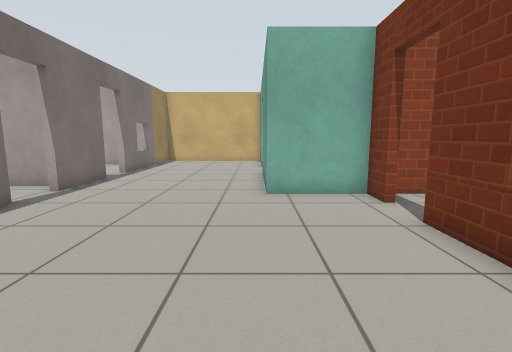
[1] (above)

22 first-person views from a walk through a Gazebo world. The camera is 0.9 m above the floor, tilts 8° down and sees 85° across. The floor is counted in squares, 0.5 m on a side. Each view is taken from the middle of a square. On the plan, view 1 faces up. The plan holds only what a view shows up to about 15 squares ahead; the rest is blank. Robots are left out. Simple patterns stand in for the simulator's built-in surfaces.

[2]
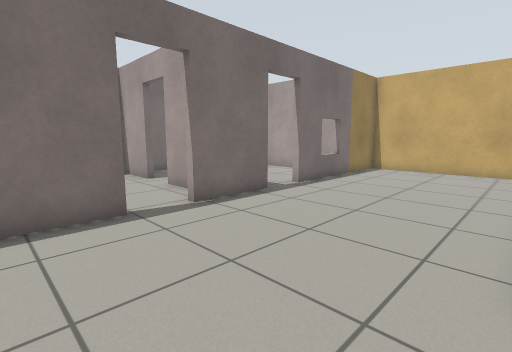

[3]
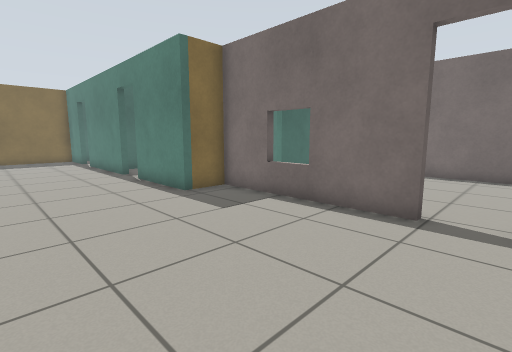

[4]
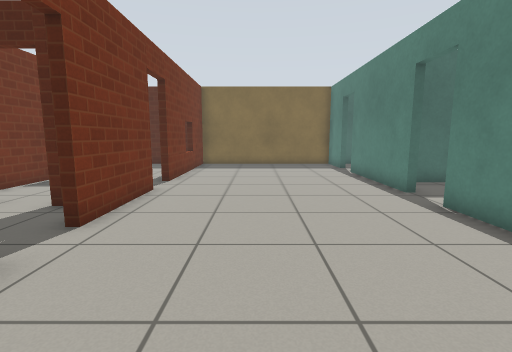

[5]
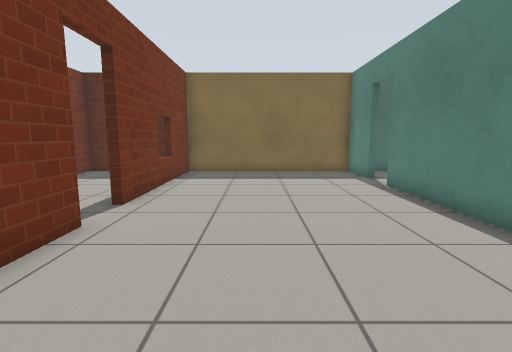

[6]
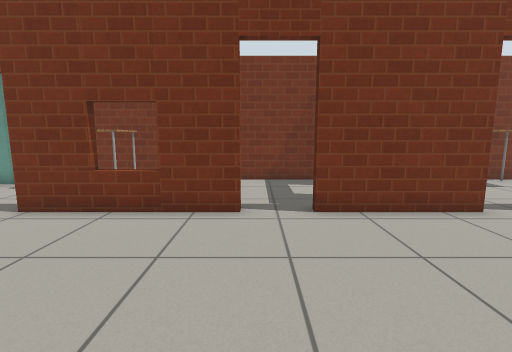

[7]
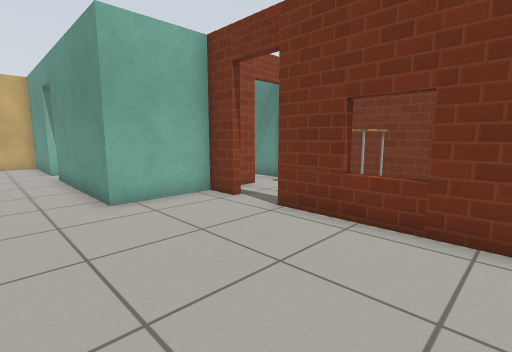

[8]
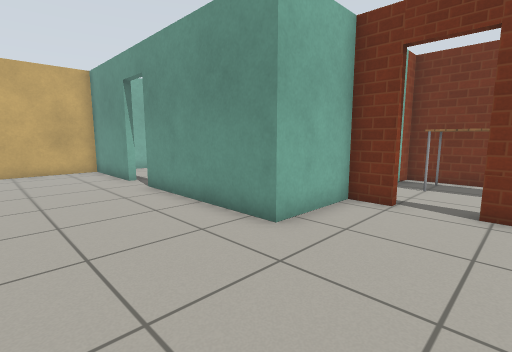

[9]
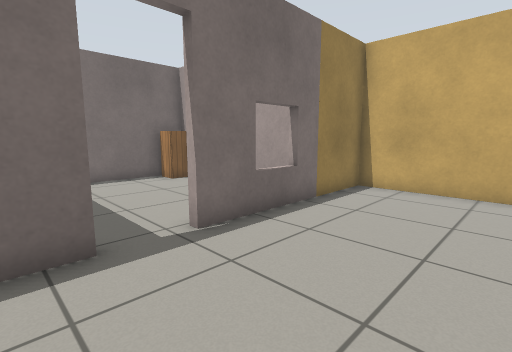

[10]
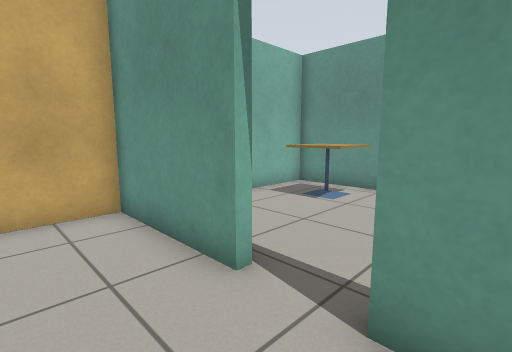

[11]
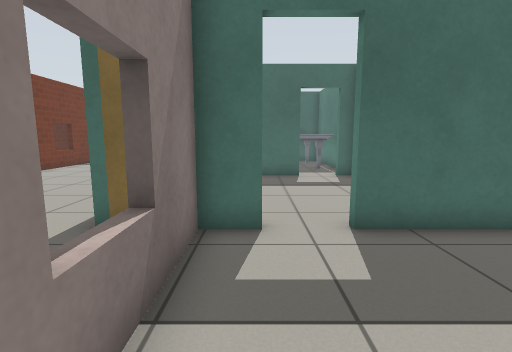

[12]
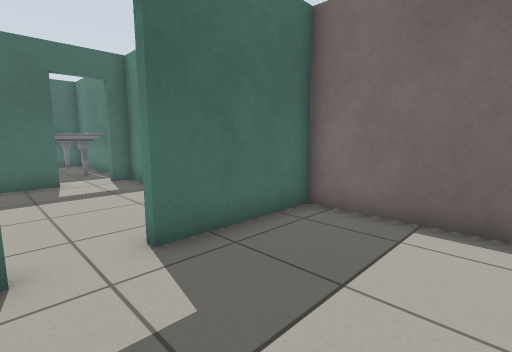

[13]
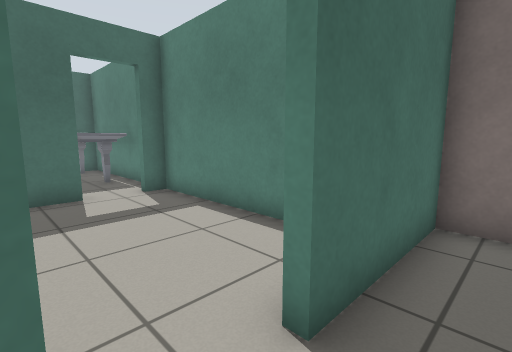

[14]
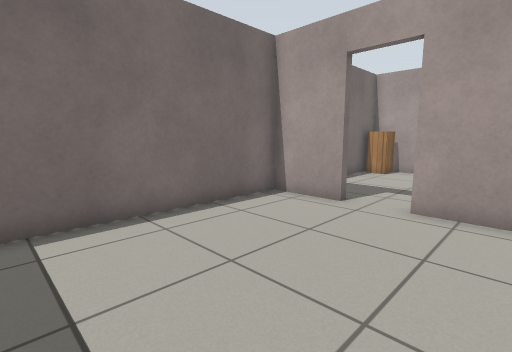

[15]
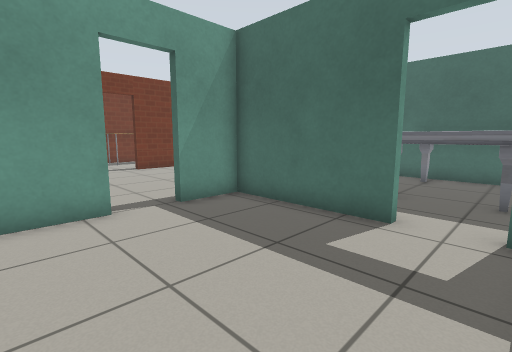

[16]
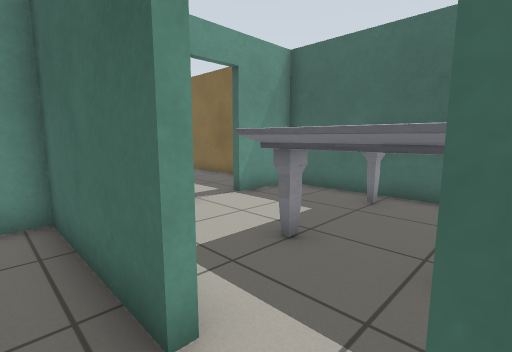

[17]
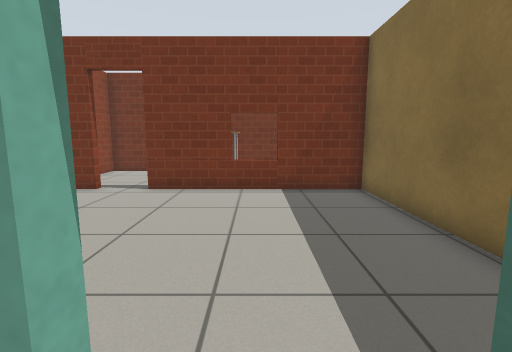

[18]
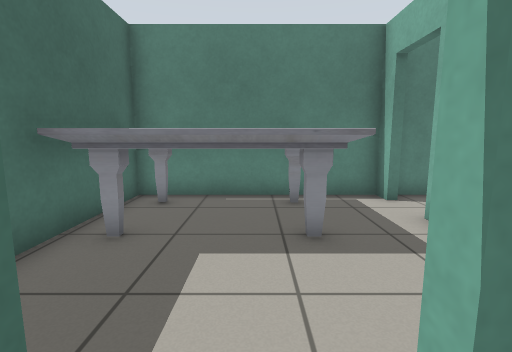

[19]
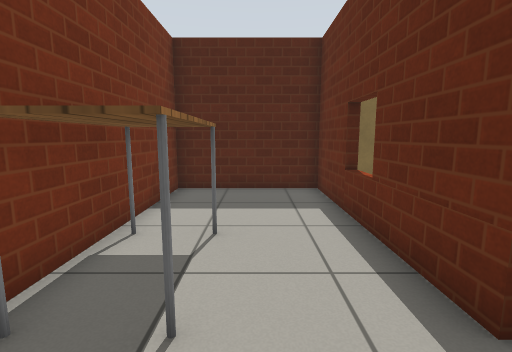

[20]
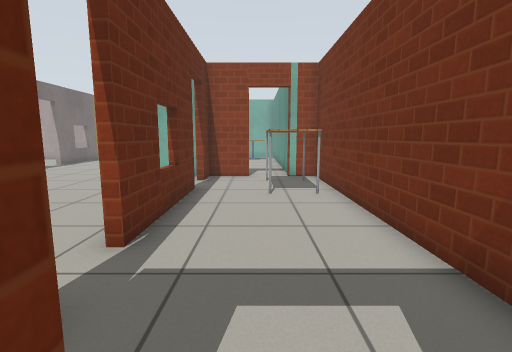

[21]
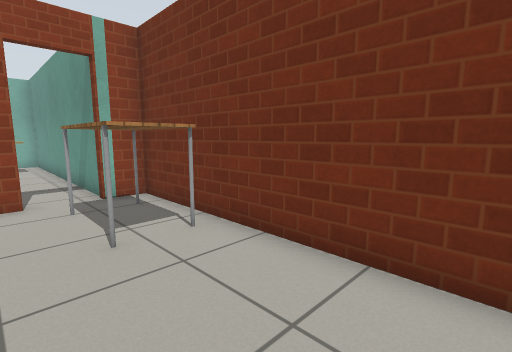

[22]
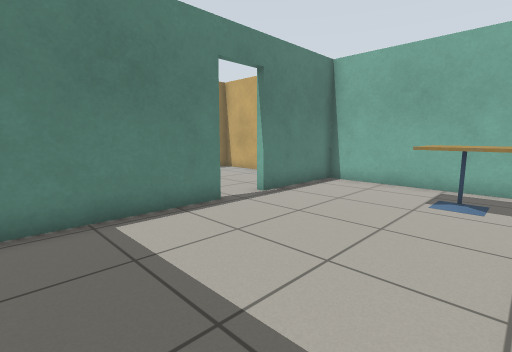

### Floor plan
Points are (right, up) in squares from view 1. A wall is a line through its corners. A room is listed if a view was taken in it or the views show most of it. See-through windows are left out.
Room 1 (views 1, 2, 3, 4, 5, 6, 7, 8, 9, 10, 18)
walls: (3.5, 0.3) (3.5, 5.8); (-6.6, 7.4) (-6.6, 0.7) (-4.9, 0.7) (-4.9, -3.1); (3.5, 7.5) (3.5, 8.7) (0.3, 8.7) (0.3, 15); (-4.9, -4.9) (-4.9, -10.3); (3.5, -5.5) (3.5, -1.4); (-6.6, 12.3) (-6.6, 9.1); (0.3, 16.7) (0.3, 20.9) (-6.6, 20.9) (-6.6, 13.9); (-4.9, -12.1) (-4.9, -14.7) (3.5, -14.7) (3.5, -7.2)
ways out: open door at (-7, 8.5) to room 2; open door at (-5, -4) to room 3; open door at (-5, -11.5) to room 4; open door at (4, -6.5) to room 5; open door at (4, -0.5) to room 6; open door at (4, 6.5) to room 6; open door at (0.5, 15.5) to room 7; open door at (-7, 13.5)
Room 2 (views 11, 12, 13, 14)
walls: (-11.8, 10.1) (-14.3, 10.1) (-14.3, 0.7) (-9.9, 0.7); (-8.1, 0.7) (-6.9, 0.7) (-6.9, 5); (-7.5, 10.1) (-10, 10.1)
ways out: open door at (-7, 8.5) to room 1; open door at (-9, 0.8) to room 3; open door at (-10.5, 10)
Room 3 (views 15, 16)
walls: (-5.2, -3.1) (-5.2, -1.1); (-12.6, -1.6) (-12.6, -7) (-11.8, -7); (-10, -7) (-5.2, -7) (-5.2, -4.9)
ways out: open door at (-5, -4) to room 1; open door at (-9, 0.8) to room 2; open door at (-10.5, -7) to room 4
Room 4 (view 17)
walls: (-11.8, -7.3) (-12.6, -7.3) (-12.6, -14.7) (-5.2, -14.7) (-5.2, -12.1)
ways out: open door at (-5, -11.5) to room 1; open door at (-10.5, -7) to room 3
objects: marble table (-12, -14) to (-11, -13); marble table (-12, -14) to (-9, -9)
Room 5 (views 19, 20)
walls: (3.8, -7.2) (3.8, -14.7) (8.7, -14.7) (8.7, -3.5) (7.4, -3.5)
ways out: open door at (4, -6.5) to room 1; open door at (6.5, -3) to room 6
objects: table (7, -10) to (8, -7)
Room 6 (view 21)
walls: (3.8, 5.8) (3.8, 0.4); (5.7, 8.7) (3.8, 8.7) (3.8, 7.5); (8.7, -2.5) (8.7, 8.7) (7.5, 8.7)
ways out: open door at (4, -0.5) to room 1; open door at (4, 6.5) to room 1; open door at (6.5, -3) to room 5; open door at (6.5, 9) to room 7
objects: table (7, 5) to (8, 7)
Room 7 (view 22)
walls: (0.6, 15) (0.6, 10.1); (7.5, 8.7) (7.5, 20.9) (0.6, 20.9) (0.6, 16.7)
ways out: open door at (0.5, 15.5) to room 1; open door at (6.5, 9) to room 6
objects: cafe table (5, 18) to (6, 19)

Where each view was taken, in squares from view 1:
view 1: 0 up, 0 right, facing up
view 2: 5 up, 0 right, facing up-left
view 3: 9 up, 0 right, facing down-left
view 4: 4 up, 0 right, facing down
view 5: 0 up, 0 right, facing down
view 6: 0 up, 3 left, facing right
view 7: 1 up, 2 left, facing up-right
view 8: 5 up, 4 left, facing up-right
view 9: 11 up, 2 left, facing up-left
view 10: 14 up, 2 left, facing up-right
view 11: 6 up, 8 left, facing down
view 12: 5 up, 8 left, facing down-left
view 13: 2 up, 8 left, facing down-left
view 14: 3 up, 8 left, facing up-left
view 15: 1 down, 12 left, facing down-right
view 16: 6 down, 12 left, facing down-right
view 17: 11 down, 6 left, facing right
view 18: 11 down, 4 left, facing left
view 19: 5 down, 6 right, facing down
view 20: 4 down, 6 right, facing up
view 21: 0 up, 5 right, facing up-right
view 22: 10 up, 7 right, facing up-left
